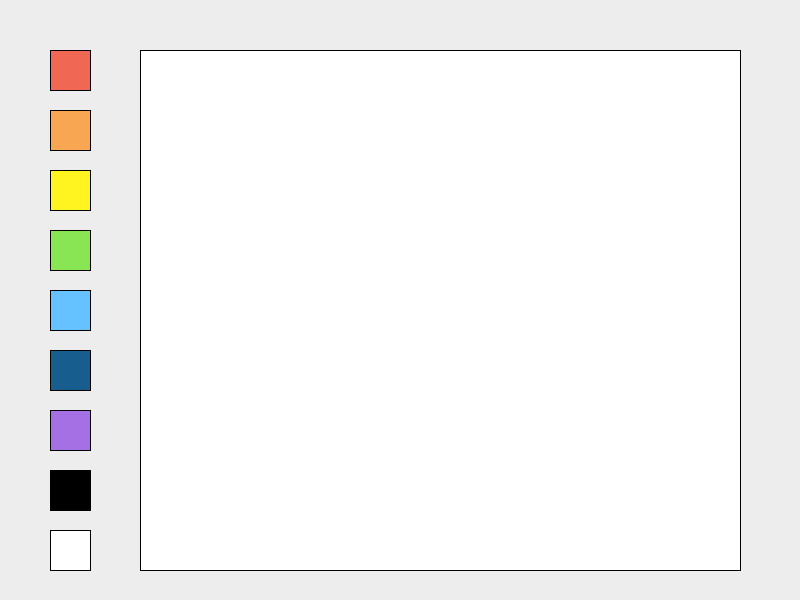
Frame 1 (no input)
Frame 60 (the mouse pressed at the canvas centre just before this capture): identical to frame 1, image omitted
Frame 120 (the mouse held since frame 60 and released just before this capture): identical to frame 1, image omitted

The Processing sketch that drew this single still picture (run headless with seeded random() and noise(); from frame 60 on, the mouse is pressed at the canvas centre):

// Processing sketch: processing_162581
// ── processing_162581.pde


int xPos = 50;
int yPos = 50;
int A = 40;



void setup(){
  
  size(800,600);  
  background(237, 237, 237);
  
  //board
  strokeWeight(1);
  fill(255, 255, 255);
  rect(140, 50, 600, 520);
  
  
  //button
  strokeWeight(1);
  fill(240, 103, 83);
  rect(xPos, yPos, A, A);
  
  fill(249, 166, 83);
  rect(xPos, yPos+A*1.5, A, A);
  
  fill(255, 244, 31);
  rect(xPos, yPos+A*3, A, A);

  fill(137, 229, 83);
  rect(xPos, yPos+A*4.5, A, A);

  fill(102, 193, 255);
  rect(xPos, yPos+A*6, A, A);
  
  fill(23, 94, 142);
  rect(xPos, yPos+A*7.5, A, A);
    
  fill(166, 112, 229);
  rect(xPos, yPos+A*9, A, A);
  
  fill(0, 0, 0);
  rect(xPos, yPos+A*10.5, A, A);
  
  fill(255, 255, 255);
  rect(xPos, yPos+A*12, A, A);
  
}


void draw(){

  
  if(mousePressed){
  
  if( mouseX  > 160  && mouseX  < 780   &&mouseY  > 20  && mouseY  < 780  ){
    noStroke();
    rect( mouseX, mouseY, 30, 30);
  }
  
  if( mouseX  > xPos  && mouseX  < xPos+A   &&mouseY  > yPos  && mouseY  < yPos+A*1.5  ){
  fill(240, 103, 83);    
  }
  
  if( mouseX  > xPos  && mouseX  < yPos+A   &&mouseY  > yPos+A*1.5  && mouseY  < yPos+A*3  ){
  fill(249, 166, 83);
    
  }
  
  if( mouseX  > xPos  && mouseX  < yPos+A   &&mouseY  > yPos+A*3  && mouseY  < yPos+A*4.5  ){
  fill(255, 244, 31);
  
  }
  
  if( mouseX  > xPos  && mouseX  < yPos+A   &&mouseY  > yPos+A*4.5  && mouseY  < yPos+A*6  ){
  fill(137, 229, 83);
  
  }
  
  if( mouseX  > xPos  && mouseX  < yPos+A   &&mouseY  > yPos+A*6  && mouseY  < yPos+A*7.5  ){
  fill(102, 193, 255);
    
  }
  
  if( mouseX  > xPos  && mouseX  < yPos+A   &&mouseY  > yPos+A*7.5  && mouseY  < yPos+A*9  ){
  fill(23, 94, 142);
    
  }
    
  if( mouseX  > xPos  && mouseX  < yPos+A   &&mouseY  > yPos+A*9  && mouseY  < yPos+A*10.5  ){
  fill(166, 112, 229);
    
  }
      
  if( mouseX  > xPos  && mouseX  < yPos+A   &&mouseY  > yPos+A*10.5  && mouseY  < yPos+A*12  ){
  fill(0, 0, 0);
  
  }
  
  if( mouseX  > xPos  && mouseX  < yPos+A   &&mouseY  > yPos+A*12  && mouseY  < yPos+A*13.5  ){
  fill(255, 255, 255);
    
  }
  
 
 }
}
